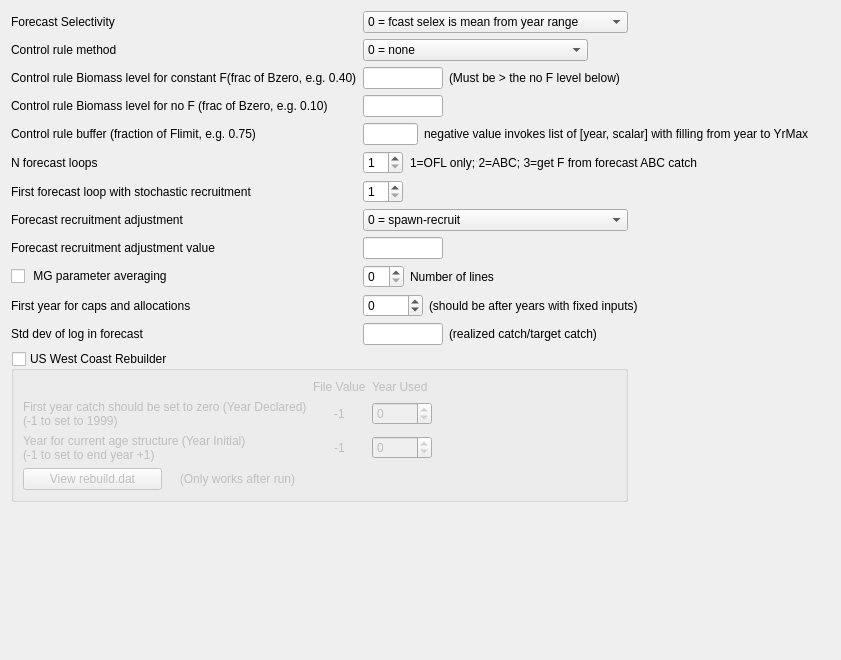
         <widget class="QWidget" name="scrollAreaWidgetContents_3">
          <property name="geometry">
           <rect>
            <x>0</x>
            <y>0</y>
            <width>841</width>
            <height>660</height>
           </rect>
          </property>
          <layout class="QVBoxLayout" name="verticalLayout_3">
           <item>
            <layout class="QGridLayout" name="gridLayout_controls">
             <item row="13" column="0" colspan="4">
              <widget class="QGroupBox" name="groupBox_rebuilder">
               <property name="title">
                <string>US West Coast Rebuilder</string>
               </property>
               <property name="checkable">
                <bool>true</bool>
               </property>
               <property name="checked">
                <bool>false</bool>
               </property>
               <layout class="QGridLayout" name="gridLayout_3">
                <item row="3" column="0" colspan="2">
                 <widget class="QLabel" name="label_rebuilder_yinit">
                  <property name="text">
                   <string>Year for current age structure (Year Initial)
(-1 to set to end year +1)</string>
                  </property>
                 </widget>
                </item>
                <item row="1" column="0" colspan="2">
                 <widget class="QLabel" name="label_rebuilder_ydecl">
                  <property name="text">
                   <string>First year catch should be set to zero (Year Declared)
(-1 to set to 1999)</string>
                  </property>
                 </widget>
                </item>
                <item row="4" column="4">
                 <spacer name="horizontalSpacer_8">
                  <property name="orientation">
                   <enum>Qt::Horizontal</enum>
                  </property>
                  <property name="sizeHint" stdset="0">
                   <size>
                    <width>40</width>
                    <height>20</height>
                   </size>
                  </property>
                 </spacer>
                </item>
                <item row="1" column="3">
                 <widget class="QSpinBox" name="spinBox_rebuilder_ydecl">
                  <property name="minimumSize">
                   <size>
                    <width>60</width>
                    <height>0</height>
                   </size>
                  </property>
                  <property name="maximumSize">
                   <size>
                    <width>80</width>
                    <height>16777215</height>
                   </size>
                  </property>
                  <property name="minimum">
                   <number>-20</number>
                  </property>
                  <property name="maximum">
                   <number>3000</number>
                  </property>
                  <property name="value">
                   <number>0</number>
                  </property>
                 </widget>
                </item>
                <item row="3" column="4">
                 <spacer name="horizontalSpacer_10">
                  <property name="orientation">
                   <enum>Qt::Horizontal</enum>
                  </property>
                  <property name="sizeHint" stdset="0">
                   <size>
                    <width>40</width>
                    <height>20</height>
                   </size>
                  </property>
                 </spacer>
                </item>
                <item row="4" column="0">
                 <widget class="QPushButton" name="pushButton_rebuilder_file">
                  <property name="text">
                   <string>View rebuild.dat</string>
                  </property>
                 </widget>
                </item>
                <item row="3" column="3">
                 <widget class="QSpinBox" name="spinBox_rebuilder_yinit">
                  <property name="minimumSize">
                   <size>
                    <width>60</width>
                    <height>0</height>
                   </size>
                  </property>
                  <property name="maximumSize">
                   <size>
                    <width>80</width>
                    <height>16777215</height>
                   </size>
                  </property>
                  <property name="minimum">
                   <number>-20</number>
                  </property>
                  <property name="maximum">
                   <number>3000</number>
                  </property>
                 </widget>
                </item>
                <item row="1" column="2">
                 <widget class="QLabel" name="label_rebuild_ydecl">
                  <property name="text">
                   <string>-1</string>
                  </property>
                  <property name="alignment">
                   <set>Qt::AlignCenter</set>
                  </property>
                 </widget>
                </item>
                <item row="3" column="2">
                 <widget class="QLabel" name="label_rebuild_yinit">
                  <property name="text">
                   <string>-1</string>
                  </property>
                  <property name="alignment">
                   <set>Qt::AlignCenter</set>
                  </property>
                 </widget>
                </item>
                <item row="4" column="2">
                 <widget class="QLabel" name="label_rebuildSpacer">
                  <property name="text">
                   <string/>
                  </property>
                 </widget>
                </item>
                <item row="0" column="2">
                 <widget class="QLabel" name="label_7">
                  <property name="text">
                   <string>File Value</string>
                  </property>
                 </widget>
                </item>
                <item row="0" column="3">
                 <widget class="QLabel" name="label_6">
                  <property name="text">
                   <string>Year Used</string>
                  </property>
                 </widget>
                </item>
                <item row="4" column="1">
                 <widget class="QLabel" name="label_8">
                  <property name="text">
                   <string>(Only works after run)</string>
                  </property>
                  <property name="alignment">
                   <set>Qt::AlignCenter</set>
                  </property>
                 </widget>
                </item>
               </layout>
              </widget>
             </item>
             <item row="0" column="0">
              <widget class="QLabel" name="label_fcast_selex">
               <property name="text">
                <string>Forecast Selectivity</string>
               </property>
              </widget>
             </item>
             <item row="7" column="0">
              <widget class="QLabel" name="label_fcast_recr_adjust">
               <property name="enabled">
                <bool>true</bool>
               </property>
               <property name="minimumSize">
                <size>
                 <width>0</width>
                 <height>22</height>
                </size>
               </property>
               <property name="text">
                <string>Forecast recruitment adjustment</string>
               </property>
              </widget>
             </item>
             <item row="1" column="1" colspan="3">
              <layout class="QHBoxLayout" name="horizontalLayout">
               <item>
                <widget class="QComboBox" name="comboBox_control_rule">
                 <property name="sizePolicy">
                  <sizepolicy hsizetype="Preferred" vsizetype="Fixed">
                   <horstretch>1</horstretch>
                   <verstretch>1</verstretch>
                  </sizepolicy>
                 </property>
                 <property name="minimumSize">
                  <size>
                   <width>220</width>
                   <height>22</height>
                  </size>
                 </property>
                 <item>
                  <property name="text">
                   <string>0 = none</string>
                  </property>
                 </item>
                 <item>
                  <property name="text">
                   <string>1 = catch=f(SSB), buffer on F</string>
                  </property>
                 </item>
                 <item>
                  <property name="text">
                   <string>2 = F=f(SSB), buffer of F</string>
                  </property>
                 </item>
                 <item>
                  <property name="text">
                   <string>3 = catch=f(SSB), buffer on catch</string>
                  </property>
                 </item>
                 <item>
                  <property name="text">
                   <string>4 = F=f(SSB), buffer on catch</string>
                  </property>
                 </item>
                </widget>
               </item>
               <item>
                <spacer name="horizontalSpacer_11">
                 <property name="orientation">
                  <enum>Qt::Horizontal</enum>
                 </property>
                 <property name="sizeHint" stdset="0">
                  <size>
                   <width>40</width>
                   <height>20</height>
                  </size>
                 </property>
                </spacer>
               </item>
              </layout>
             </item>
             <item row="1" column="0">
              <widget class="QLabel" name="label_control_rule">
               <property name="minimumSize">
                <size>
                 <width>0</width>
                 <height>22</height>
                </size>
               </property>
               <property name="text">
                <string>Control rule method</string>
               </property>
              </widget>
             </item>
             <item row="8" column="1" colspan="3">
              <layout class="QHBoxLayout" name="horizontalLayout_fcast_recr_adj_value">
               <item>
                <widget class="QLineEdit" name="lineEdit_fcast_recr_adj_value">
                 <property name="maximumSize">
                  <size>
                   <width>80</width>
                   <height>16777215</height>
                  </size>
                 </property>
                </widget>
               </item>
               <item>
                <spacer name="horizontalSpacer__fcast_recr_adj_value">
                 <property name="orientation">
                  <enum>Qt::Horizontal</enum>
                 </property>
                 <property name="sizeHint" stdset="0">
                  <size>
                   <width>40</width>
                   <height>20</height>
                  </size>
                 </property>
                </spacer>
               </item>
              </layout>
             </item>
             <item row="9" column="2">
              <widget class="QLabel" name="label_mgParmAveNum">
               <property name="text">
                <string>Number of lines</string>
               </property>
              </widget>
             </item>
             <item row="3" column="0">
              <widget class="QLabel" name="label_ctl_rule_no_F">
               <property name="text">
                <string>Control rule Biomass level for no F (frac of Bzero, e.g. 0.10)</string>
               </property>
              </widget>
             </item>
             <item row="12" column="1" colspan="4">
              <layout class="QHBoxLayout" name="horizontalLayout_ctrl_std_dev_log">
               <item>
                <widget class="QLineEdit" name="lineEdit_log_sd">
                 <property name="maximumSize">
                  <size>
                   <width>80</width>
                   <height>16777215</height>
                  </size>
                 </property>
                </widget>
               </item>
               <item>
                <widget class="QLabel" name="label_log_sd_info">
                 <property name="text">
                  <string>(realized catch/target catch)</string>
                 </property>
                </widget>
               </item>
               <item>
                <spacer name="horizontalSpacer_ctrl_std_dev_log">
                 <property name="orientation">
                  <enum>Qt::Horizontal</enum>
                 </property>
                 <property name="sizeHint" stdset="0">
                  <size>
                   <width>40</width>
                   <height>20</height>
                  </size>
                 </property>
                </spacer>
               </item>
              </layout>
             </item>
             <item row="5" column="0">
              <widget class="QLabel" name="label_num_forecast_loops">
               <property name="minimumSize">
                <size>
                 <width>0</width>
                 <height>22</height>
                </size>
               </property>
               <property name="text">
                <string>N forecast loops</string>
               </property>
              </widget>
             </item>
             <item row="2" column="0">
              <widget class="QLabel" name="label_ctl_rule_const_F">
               <property name="text">
                <string>Control rule Biomass level for constant F(frac of Bzero, e.g. 0.40)</string>
               </property>
              </widget>
             </item>
             <item row="4" column="1" colspan="4">
              <layout class="QHBoxLayout" name="horizontalLayout_ctrl_rule_buffer">
               <item>
                <widget class="QLineEdit" name="lineEdit_ctl_tgt_as_fraction">
                 <property name="maximumSize">
                  <size>
                   <width>80</width>
                   <height>16777215</height>
                  </size>
                 </property>
                </widget>
               </item>
               <item>
                <widget class="QLabel" name="label_ctl_tgt_as_fraction_info">
                 <property name="text">
                  <string>negative value invokes list of [year, scalar] with filling from year to YrMax</string>
                 </property>
                </widget>
               </item>
               <item>
                <spacer name="horizontalSpacer_ctrl_rule_buffer">
                 <property name="orientation">
                  <enum>Qt::Horizontal</enum>
                 </property>
                 <property name="sizeHint" stdset="0">
                  <size>
                   <width>40</width>
                   <height>20</height>
                  </size>
                 </property>
                </spacer>
               </item>
              </layout>
             </item>
             <item row="2" column="1" colspan="4">
              <layout class="QHBoxLayout" name="horizontalLayout_ctrl_rule_upr">
               <item>
                <widget class="QLineEdit" name="lineEdit_ctl_rule_const_F">
                 <property name="maximumSize">
                  <size>
                   <width>80</width>
                   <height>16777215</height>
                  </size>
                 </property>
                </widget>
               </item>
               <item>
                <widget class="QLabel" name="label_ctl_rule_const_F_info">
                 <property name="text">
                  <string>(Must be &gt; the no F level below)</string>
                 </property>
                </widget>
               </item>
               <item>
                <spacer name="horizontalSpacer_ctrl_rule_upr">
                 <property name="orientation">
                  <enum>Qt::Horizontal</enum>
                 </property>
                 <property name="sizeHint" stdset="0">
                  <size>
                   <width>40</width>
                   <height>20</height>
                  </size>
                 </property>
                </spacer>
               </item>
              </layout>
             </item>
             <item row="7" column="1" colspan="3">
              <widget class="QComboBox" name="comboBox_fcast_recr_adjust">
               <item>
                <property name="text">
                 <string>0 = spawn-recruit</string>
                </property>
               </item>
               <item>
                <property name="text">
                 <string>1 = value * spawn-recruit</string>
                </property>
               </item>
               <item>
                <property name="text">
                 <string>2 = value * virgin-recruit</string>
                </property>
               </item>
               <item>
                <property name="text">
                 <string>3 = mean recruitment and recrdist</string>
                </property>
               </item>
               <item>
                <property name="text">
                 <string>4 = mean recruitment</string>
                </property>
               </item>
               <item>
                <property name="text">
                 <string>5 = mean recrdist</string>
                </property>
               </item>
              </widget>
             </item>
             <item row="1" column="4">
              <spacer name="horizontalSpacer_28">
               <property name="orientation">
                <enum>Qt::Horizontal</enum>
               </property>
               <property name="sizeHint" stdset="0">
                <size>
                 <width>40</width>
                 <height>20</height>
                </size>
               </property>
              </spacer>
             </item>
             <item row="8" column="0">
              <widget class="QLabel" name="label_fcast_recr_adj_value">
               <property name="text">
                <string>Forecast recruitment adjustment value</string>
               </property>
              </widget>
             </item>
             <item row="6" column="1">
              <widget class="QSpinBox" name="spinBox_first_loop">
               <property name="maximumSize">
                <size>
                 <width>40</width>
                 <height>16777215</height>
                </size>
               </property>
               <property name="minimum">
                <number>1</number>
               </property>
               <property name="maximum">
                <number>9</number>
               </property>
               <property name="value">
                <number>1</number>
               </property>
              </widget>
             </item>
             <item row="9" column="1">
              <widget class="QSpinBox" name="spinBox_mgParmAve"/>
             </item>
             <item row="3" column="1" colspan="3">
              <layout class="QHBoxLayout" name="horizontalLayout_ctrl_rule_lwr">
               <item>
                <widget class="QLineEdit" name="lineEdit_ctl_rule_no_F">
                 <property name="maximumSize">
                  <size>
                   <width>80</width>
                   <height>16777215</height>
                  </size>
                 </property>
                </widget>
               </item>
               <item>
                <spacer name="horizontalSpacer_ctrl_rule_lwr">
                 <property name="orientation">
                  <enum>Qt::Horizontal</enum>
                 </property>
                 <property name="sizeHint" stdset="0">
                  <size>
                   <width>40</width>
                   <height>20</height>
                  </size>
                 </property>
                </spacer>
               </item>
              </layout>
             </item>
             <item row="4" column="0">
              <widget class="QLabel" name="label_ctl_tgt_as_fraction">
               <property name="minimumSize">
                <size>
                 <width>0</width>
                 <height>22</height>
                </size>
               </property>
               <property name="text">
                <string>Control rule buffer (fraction of Flimit, e.g. 0.75)</string>
               </property>
              </widget>
             </item>
             <item row="10" column="1" colspan="3">
              <layout class="QVBoxLayout" name="verticalLayout_mgParmAve"/>
             </item>
             <item row="9" column="0">
              <widget class="QCheckBox" name="checkBox_mgParmAve">
               <property name="text">
                <string> MG parameter averaging</string>
               </property>
              </widget>
             </item>
             <item row="11" column="0">
              <widget class="QLabel" name="label_first_caps_yr">
               <property name="text">
                <string>First year for caps and allocations</string>
               </property>
              </widget>
             </item>
             <item row="1" column="6">
              <spacer name="horizontalSpacer_26">
               <property name="orientation">
                <enum>Qt::Horizontal</enum>
               </property>
               <property name="sizeHint" stdset="0">
                <size>
                 <width>40</width>
                 <height>20</height>
                </size>
               </property>
              </spacer>
             </item>
             <item row="5" column="1">
              <widget class="QSpinBox" name="spinBox_num_forecast_loops">
               <property name="maximumSize">
                <size>
                 <width>40</width>
                 <height>16777215</height>
                </size>
               </property>
               <property name="minimum">
                <number>1</number>
               </property>
               <property name="maximum">
                <number>3</number>
               </property>
               <property name="value">
                <number>1</number>
               </property>
              </widget>
             </item>
             <item row="12" column="0">
              <widget class="QLabel" name="label_log_sd">
               <property name="text">
                <string>Std dev of log in forecast</string>
               </property>
              </widget>
             </item>
             <item row="14" column="0">
              <spacer name="verticalSpacer_controls">
               <property name="orientation">
                <enum>Qt::Vertical</enum>
               </property>
               <property name="sizeHint" stdset="0">
                <size>
                 <width>20</width>
                 <height>40</height>
                </size>
               </property>
              </spacer>
             </item>
             <item row="1" column="5">
              <spacer name="horizontalSpacer_5">
               <property name="orientation">
                <enum>Qt::Horizontal</enum>
               </property>
               <property name="sizeHint" stdset="0">
                <size>
                 <width>40</width>
                 <height>20</height>
                </size>
               </property>
              </spacer>
             </item>
             <item row="0" column="1" colspan="3">
              <widget class="QComboBox" name="comboBox_fcast_selex">
               <item>
                <property name="text">
                 <string>0 = fcast selex is mean from year range</string>
                </property>
               </item>
               <item>
                <property name="text">
                 <string>1 = fcast selex from annual time-vary parms</string>
                </property>
               </item>
              </widget>
             </item>
             <item row="6" column="0">
              <widget class="QLabel" name="label_first_loop">
               <property name="minimumSize">
                <size>
                 <width>0</width>
                 <height>22</height>
                </size>
               </property>
               <property name="text">
                <string>First forecast loop with stochastic recruitment</string>
               </property>
              </widget>
             </item>
             <item row="11" column="1" colspan="4">
              <layout class="QHBoxLayout" name="horizontalLayout_6">
               <item>
                <widget class="QSpinBox" name="spinBox_first_caps_yr">
                 <property name="minimumSize">
                  <size>
                   <width>60</width>
                   <height>0</height>
                  </size>
                 </property>
                 <property name="maximumSize">
                  <size>
                   <width>80</width>
                   <height>16777215</height>
                  </size>
                 </property>
                 <property name="minimum">
                  <number>-50</number>
                 </property>
                 <property name="maximum">
                  <number>3000</number>
                 </property>
                </widget>
               </item>
               <item>
                <widget class="QLabel" name="label_7label_first_caps_yr_info">
                 <property name="text">
                  <string>(should be after years with fixed inputs)</string>
                 </property>
                </widget>
               </item>
               <item>
                <spacer name="horizontalSpacer_12">
                 <property name="orientation">
                  <enum>Qt::Horizontal</enum>
                 </property>
                 <property name="sizeHint" stdset="0">
                  <size>
                   <width>40</width>
                   <height>20</height>
                  </size>
                 </property>
                </spacer>
               </item>
              </layout>
             </item>
             <item row="5" column="2" colspan="4">
              <widget class="QLabel" name="label_num_forecast_loops_info">
               <property name="text">
                <string>1=OFL only; 2=ABC; 3=get F from forecast ABC catch</string>
               </property>
              </widget>
             </item>
            </layout>
           </item>
          </layout>
         </widget>
